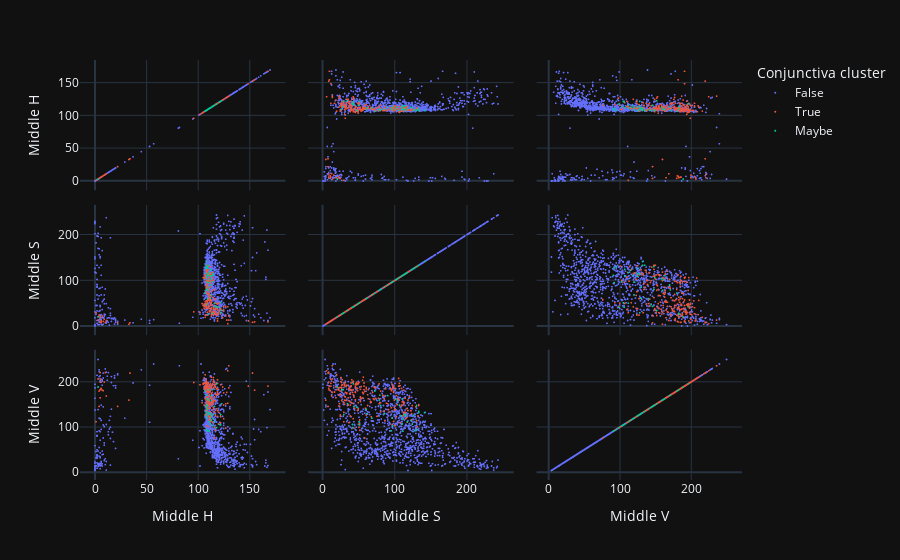

Notebook code for this chart:
### Code cell
import plotly.express as px
fig = px.scatter_matrix(all_metrics_flat,
                        dimensions=["Values-Color-Center-H", "Values-Color-Center-S", "Values-Color-Center-V",],
                        color="Labels-Value", template=plotly_template, labels=var_labels)
fig.update_traces(marker=dict(size=2))
fig.show()

### Figure 1 — Plotly figure (JSON) as saved in the notebook; plotly's stock layout.template omitted (floating-point values rounded to 4 significant figures; data arrays with more than 128 entries replaced by an {"elided": "..."} marker saying what was removed)
{"data": [{"dimensions": [{"axis": {"matches": true}, "label": "Middle H", "values": {"elided": "1181 int values"}}, {"axis": {"matches": true}, "label": "Middle S", "values": {"elided": "1181 int values"}}, {"axis": {"matches": true}, "label": "Middle V", "values": {"elided": "1181 int values"}}], "hovertemplate": "Conjunctiva cluster=False<br>%{xaxis.title.text}=%{x}<br>%{yaxis.title.text}=%{y}<extra></extra>", "legendgroup": "False", "marker": {"color": "#636efa", "symbol": "circle", "size": 2}, "name": "False", "showlegend": true, "type": "splom"}, {"dimensions": [{"axis": {"matches": true}, "label": "Middle H", "values": {"elided": "224 int values"}}, {"axis": {"matches": true}, "label": "Middle S", "values": {"elided": "224 int values"}}, {"axis": {"matches": true}, "label": "Middle V", "values": {"elided": "224 int values"}}], "hovertemplate": "Conjunctiva cluster=True<br>%{xaxis.title.text}=%{x}<br>%{yaxis.title.text}=%{y}<extra></extra>", "legendgroup": "True", "marker": {"color": "#EF553B", "symbol": "circle", "size": 2}, "name": "True", "showlegend": true, "type": "splom"}, {"dimensions": [{"axis": {"matches": true}, "label": "Middle H", "values": [122, 114, 112, 111, 108, 116, 112, 108, 118, 108, 108, 110, 109, 110, 121, 108, 109, 109, 3, 122, 123, 113, 113, 108, 109, 115, 113, 109, 114, 108, 111, 113, 110, 111, 110, 109, 112, 115, 112, 107, 110, 118, 110, 116, 108]}, {"axis": {"matches": true}, "label": "Middle S", "values": [52, 98, 125, 118, 107, 51, 62, 131, 42, 116, 127, 112, 81, 102, 42, 48, 128, 61, 21, 30, 35, 104, 123, 142, 111, 112, 110, 131, 29, 134, 134, 91, 27, 96, 114, 97, 69, 115, 111, 73, 79, 43, 86, 44, 80]}, {"axis": {"matches": true}, "label": "Middle V", "values": [105, 103, 107, 112, 149, 112, 130, 95, 99, 125, 126, 91, 148, 162, 106, 144, 92, 140, 189, 128, 152, 159, 115, 132, 163, 118, 125, 148, 183, 135, 132, 170, 183, 92, 128, 120, 120, 128, 107, 180, 160, 196, 130, 146, 171]}], "hovertemplate": "Conjunctiva cluster=Maybe<br>%{xaxis.title.text}=%{x}<br>%{yaxis.title.text}=%{y}<extra></extra>", "legendgroup": "Maybe", "marker": {"color": "#00cc96", "symbol": "circle", "size": 2}, "name": "Maybe", "showlegend": true, "type": "splom"}], "layout": {"legend": {"title": {"text": "Conjunctiva cluster"}, "tracegroupgap": 0}, "margin": {"t": 60}, "dragmode": "select"}}
